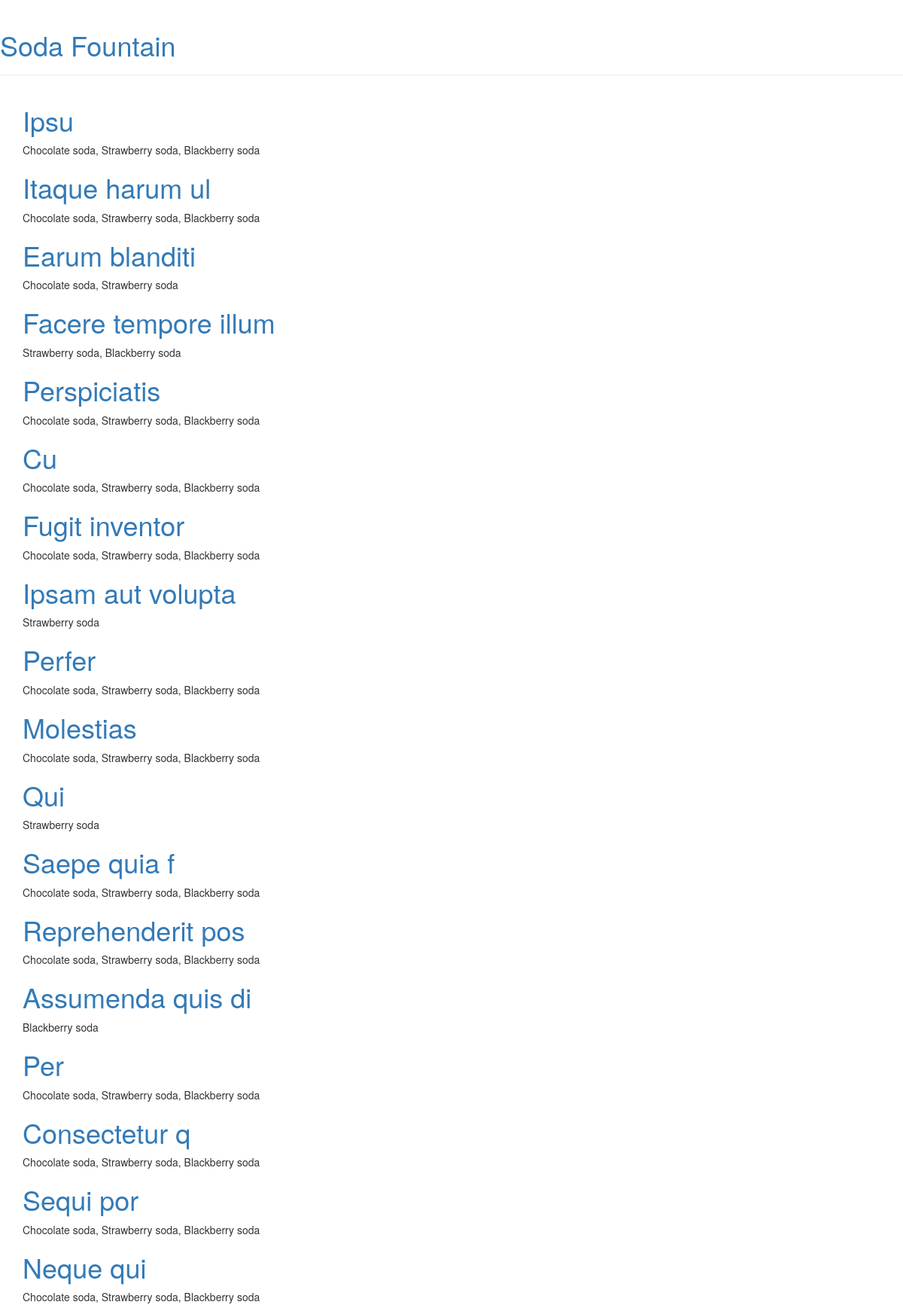
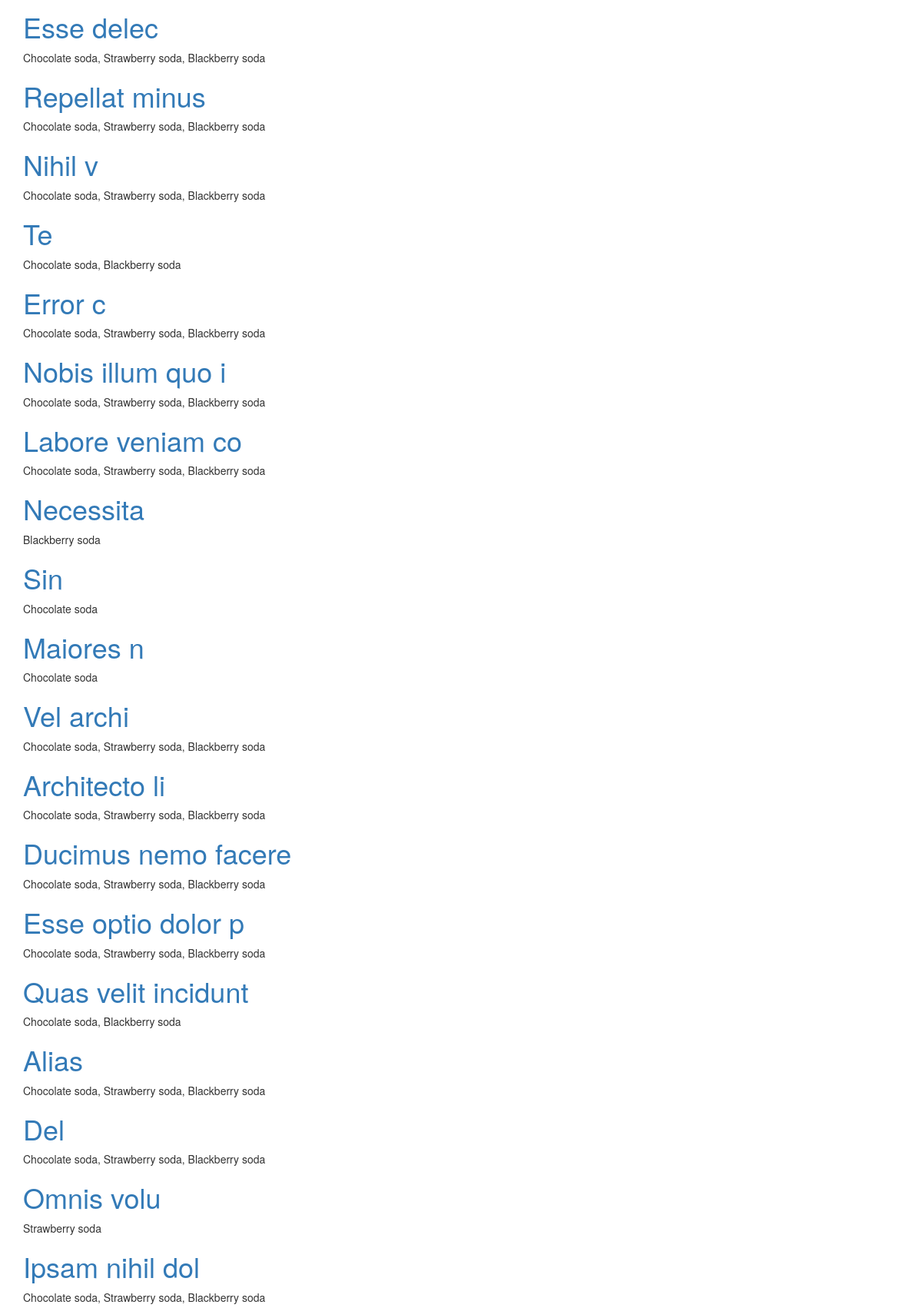
The page / (upper part) on the database its author committed (2 pictures, top to bottom).
### menu/models.py (models this page shows, shortened)
class Menu(models.Model):
    season = models.CharField(max_length=20)
    items = models.ManyToManyField('Item', related_name='items')
    created_date = models.DateTimeField(
            default=timezone.now)
    expiration_date = models.DateTimeField(
            blank=True, null=True)

class Item(models.Model):
    name = models.CharField(max_length=200)
    description = models.TextField()
    chef = models.ForeignKey('auth.User', on_delete=models.CASCADE)
    created_date = models.DateTimeField(
            default=timezone.now)
    standard = models.BooleanField(default=False)
    ingredients = models.ManyToManyField('Ingredient')
    def __str__(self):
        return self.name

### menu/views.py (the view)
# urls.py: path('', views.menu_list, name='list'),
def menu_list(request):
    menus = models.Menu.objects.filter(expiration_date__lte=timezone.now())
    menus = sorted(menus, key=attrgetter('expiration_date'))
    return render(request, 'menu/list_current_menus.html', {'menus': menus})

### menu/templates/menu/list_current_menus.html (shortened to what this page needs)
{% extends "layout.html" %}
{% block content %}
<div class="post">
    {% for menu in menus %}
        <h1>
            <a href="{% url 'menu:detail' pk=menu.pk %}">{{ menu.season }}</a>
        </h1>
        <p>{{ menu.items.all|join:", "}}</p>
    {% endfor %}
</div>
{% endblock %}

### templates/layout.html (shortened to what this page needs)
<html>
    <head>
        <link rel="stylesheet" href="//maxcdn.bootstrapcdn.com/bootstrap/3.2.0/css/bootstrap.min.css">
        <link rel="stylesheet" href="//maxcdn.bootstrapcdn.com/bootstrap/3.2.0/css/bootstrap-theme.min.css">
    </head>
    <body>
        <div class="page-header">
            <h1><a href="/">Soda Fountain</a></h1>
        </div>
        <div class="content container">
            <div class="row">
                <div class="col-md-8">
                    {% block content %}{% endblock %}
                </div>
            </div>
        </div>
    </body>
</html>

### rows shown on the page
Menu: season "Ipsu", items.all "Chocolate soda, Strawberry soda, Blackberry soda"
Menu: season "Itaque harum ul", items.all "Chocolate soda, Strawberry soda, Blackberry soda"
Menu: season "Earum blanditi", items.all "Chocolate soda, Strawberry soda"
Menu: season "Facere tempore illum", items.all "Strawberry soda, Blackberry soda"
Menu: season "Perspiciatis", items.all "Chocolate soda, Strawberry soda, Blackberry soda"
Menu: season "Cu", items.all "Chocolate soda, Strawberry soda, Blackberry soda"
Menu: season "Fugit inventor", items.all "Chocolate soda, Strawberry soda, Blackberry soda"
Menu: season "Ipsam aut volupta", items.all "Strawberry soda"
Menu: season "Perfer", items.all "Chocolate soda, Strawberry soda, Blackberry soda"
Menu: season "Molestias", items.all "Chocolate soda, Strawberry soda, Blackberry soda"
Menu: season "Qui", items.all "Strawberry soda"
Menu: season "Saepe quia f", items.all "Chocolate soda, Strawberry soda, Blackberry soda"
Menu: season "Reprehenderit pos", items.all "Chocolate soda, Strawberry soda, Blackberry soda"
Menu: season "Assumenda quis di", items.all "Blackberry soda"
Menu: season "Per", items.all "Chocolate soda, Strawberry soda, Blackberry soda"
Menu: season "Consectetur q", items.all "Chocolate soda, Strawberry soda, Blackberry soda"
Menu: season "Sequi por", items.all "Chocolate soda, Strawberry soda, Blackberry soda"
Menu: season "Neque qui", items.all "Chocolate soda, Strawberry soda, Blackberry soda"
Menu: season "Esse delec", items.all "Chocolate soda, Strawberry soda, Blackberry soda"
Menu: season "Repellat minus", items.all "Chocolate soda, Strawberry soda, Blackberry soda"
Menu: season "Nihil v", items.all "Chocolate soda, Strawberry soda, Blackberry soda"
Menu: season "Te", items.all "Chocolate soda, Blackberry soda"
Menu: season "Error c", items.all "Chocolate soda, Strawberry soda, Blackberry soda"
Menu: season "Nobis illum quo i", items.all "Chocolate soda, Strawberry soda, Blackberry soda"
Menu: season "Labore veniam co", items.all "Chocolate soda, Strawberry soda, Blackberry soda"
Menu: season "Necessita", items.all "Blackberry soda"
Menu: season "Sin", items.all "Chocolate soda"
Menu: season "Maiores n", items.all "Chocolate soda"
Menu: season "Vel archi", items.all "Chocolate soda, Strawberry soda, Blackberry soda"
Menu: season "Architecto li", items.all "Chocolate soda, Strawberry soda, Blackberry soda"
Menu: season "Ducimus nemo facere", items.all "Chocolate soda, Strawberry soda, Blackberry soda"
Menu: season "Esse optio dolor p", items.all "Chocolate soda, Strawberry soda, Blackberry soda"
Menu: season "Quas velit incidunt", items.all "Chocolate soda, Blackberry soda"
Menu: season "Alias", items.all "Chocolate soda, Strawberry soda, Blackberry soda"
Menu: season "Del", items.all "Chocolate soda, Strawberry soda, Blackberry soda"
Menu: season "Omnis volu", items.all "Strawberry soda"
Menu: season "Ipsam nihil dol", items.all "Chocolate soda, Strawberry soda, Blackberry soda"
